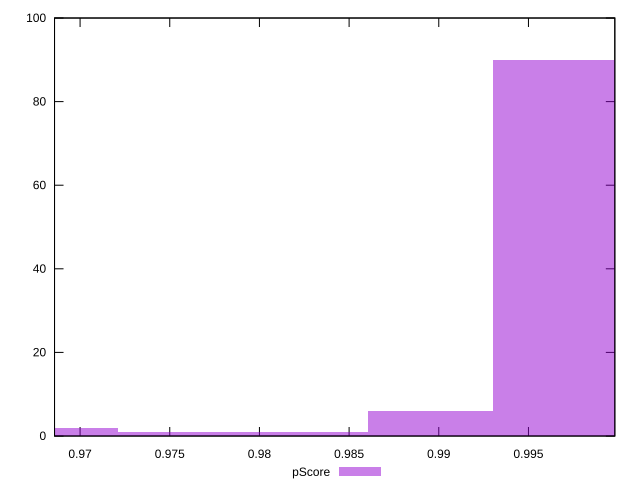

This figure's gnuplot source:
reset

$pScore <<EOF
0.9965219012044613 90
0.9686471627092316 2
0.9895532165806539 6
0.9756158473330391 1
0.9825845319568465 1
EOF

set key outside below
set boxwidth 0.006968684623807422
set xrange [0.9685755113386366:0.9998158513687008]
set yrange [0:100]
set trange [0:100]
set style fill transparent solid 0.5 noborder
set terminal svg size 640, 490 enhanced background rgb 'white'
set output "report_00019_2021-02-10T18-14-37.922Z//mainthread-work-breakdown/samples/pages+cached+noadtech/pScore/histogram.svg"

plot $pScore title "pScore" with boxes

reset
